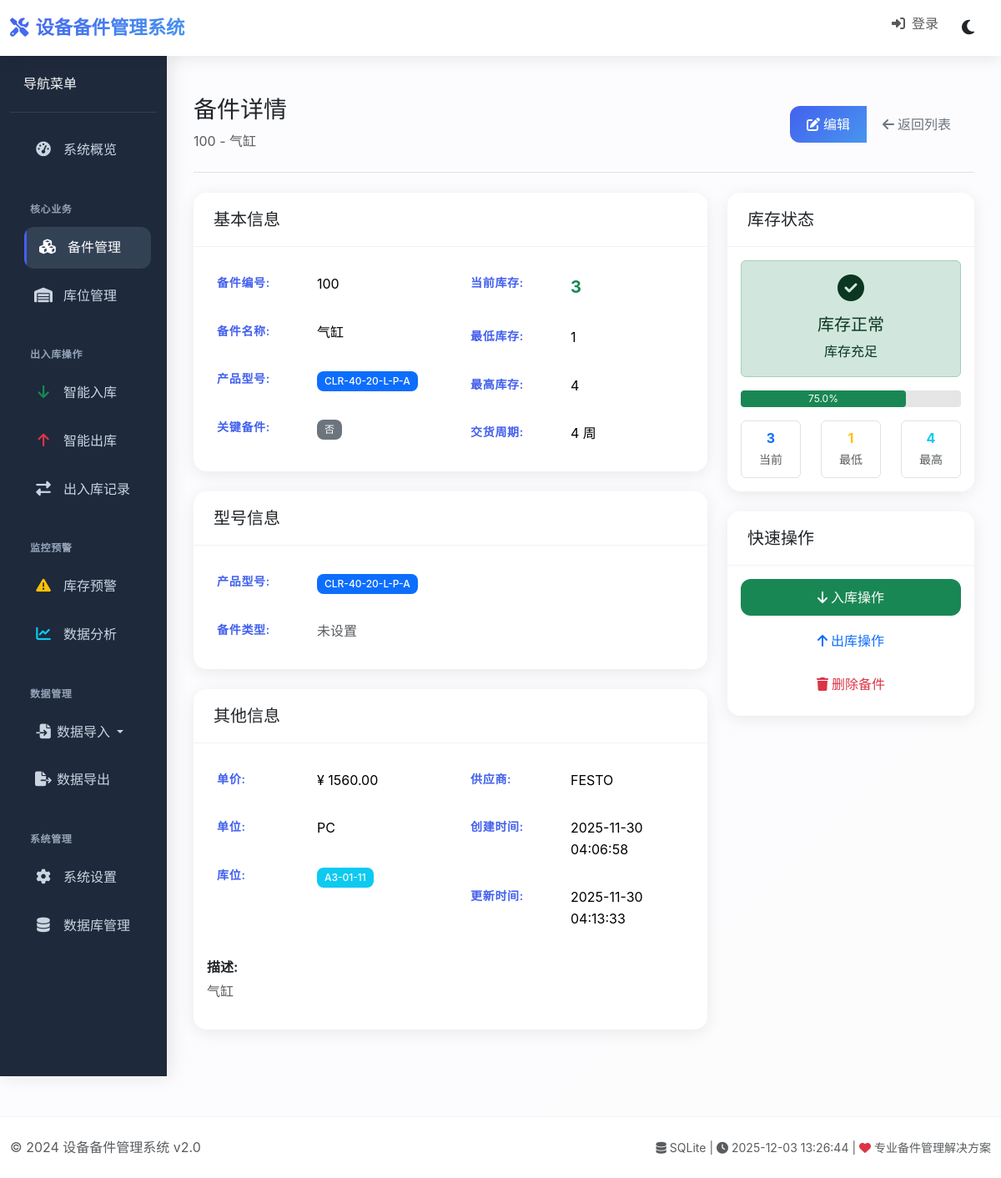
Screenshot of /part/13 with the database file from the repository.
### tables this page shows
CREATE TABLE spare_parts (
                id INTEGER PRIMARY KEY AUTOINCREMENT,
                part_no TEXT NOT NULL,
                name TEXT NOT NULL,
                type TEXT,
                product_model TEXT,  -- 新增字段
                current_stock INTEGER DEFAULT 0,
                min_stock INTEGER DEFAULT 0,
                max_stock INTEGER DEFAULT 0,
                key_part BOOLEAN DEFAULT FALSE,
                lt_weeks INTEGER DEFAULT 0,
                unit_price REAL DEFAULT 0.0,
                unit TEXT,
                location TEXT,
                supplier TEXT,
                description TEXT,
                created_date TIMESTAMP DEFAULT CURRENT_TIMESTAMP,
                updated_date TIMESTAMP DEFAULT CURRENT_TIMESTAMP,
                UNIQUE(part_no, name)
            );

### routes/parts_routes.py (the view)
    @app.route('/part/<int:part_id>')
    def part_detail(part_id):
        try:
            part = get_spare_part_by_id(part_id)
            if not part:
                flash('备件不存在', 'danger')
                return redirect(url_for('parts_list'))
            return render_template('part_detail.html', part=part)
        except Exception as e:
            app.logger.error(f"加载备件详情失败: {str(e)}")
            flash('加载备件详情失败', 'danger')
            return redirect(url_for('parts_list'))

### models/database.py (called while the page is built)
def get_spare_part_by_id(part_id):
    db_manager = DatabaseManager()
    with db_manager.get_connection() as conn:
        cursor = conn.execute('SELECT * FROM spare_parts WHERE id = ?', (part_id,))
        return cursor.fetchone()

    def _init_db(self):
        os.makedirs(os.path.dirname(self.db_path) if os.path.dirname(self.db_path) else '.', exist_ok=True)
        with self._get_raw_connection() as conn:
            conn.execute("PRAGMA foreign_keys = ON")
            conn.execute("PRAGMA journal_mode = WAL")
            conn.execute("PRAGMA synchronous = NORMAL")
            conn.execute("PRAGMA cache_size = 100000")
            conn.execute("PRAGMA temp_store = MEMORY")
            conn.execute("PRAGMA mmap_size = 268435456")
            conn.execute("PRAGMA page_size = 4096")
            conn.execute("PRAGMA busy_timeout = 10000")

    @contextmanager
    def _get_raw_connection(self):
        conn = None
        try:
            conn = sqlite3.connect(
                self.db_path,
                timeout=30.0,
                check_same_thread=False,
                isolation_level=None
            )
            conn.row_factory = sqlite3.Row
            yield conn
        finally:
            if conn:
                conn.close()

### templates/part_detail.html (shortened to what this page needs)
{% extends "base.html" %}
{% block content %}
<div class="d-flex justify-content-between flex-wrap flex-md-nowrap align-items-center pt-3 pb-4 mb-4 border-bottom">
    <div>
        <h1 class="h3 mb-2">备件详情</h1>
        <p class="text-muted mb-0">{{ part[1] }} - {{ part[2] }}</p>
    </div>
    <div class="btn-toolbar mb-2 mb-md-0">
        <div class="btn-group me-2">
            <a href="{{ url_for('edit_part', part_id=part[0]) }}" class="btn btn-primary">
                <i class="fas fa-edit me-1"></i>编辑
            </a>
            <a href="{{ url_for('parts_list') }}" class="btn btn-outline-secondary">
                <i class="fas fa-arrow-left me-1"></i>返回列表
            </a>
        </div>
    </div>
</div>
<div class="row">
    <div class="col-lg-8">
        <div class="card mb-4">
            <div class="card-header">
                <h5 class="card-title mb-0">基本信息</h5>
            </div>
            <div class="card-body">
                <div class="row">
                    <div class="col-md-6">
                        <table class="table table-borderless">
                            <tr>
                                <th width="120">备件编号:</th>
                                <td>{{ part[1] }}</td>
                            </tr>
                            <tr>
                                <th>备件名称:</th>
                                <td>{{ part[2] }}</td>
                            </tr>
                            <tr>
                                <th>产品型号:</th>
                                <td>
                                    {% if part[3] %}
                                    <span class="badge bg-primary">{{ part[3] }}</span>
                                    {% else %}
                                    <span class="text-muted">未设置</span>
                                    {% endif %}
                                </td>
                            </tr>
                            <tr>
                                <th>关键备件:</th>
                                <td>
                                    {% if part[8] %}
                                    <span class="badge bg-warning">是</span>
                                    {% else %}
                                    <span class="badge bg-secondary">否</span>
                                    {% endif %}
                                </td>
                            </tr>
                        </table>
                    </div>
                    <div class="col-md-6">
                        <table class="table table-borderless">
                            <tr>
                                <th width="120">当前库存:</th>
                                <td>
                                    <span class="fw-bold fs-5 {% if part[5] <= part[6] %}text-danger{% elif part[5] <= part[6] * 1.2 %}text-warning{% else %}text-success{% endif %}">
                                        {{ part[5] }}
                                    </span>
                                </td>
                            </tr>
                            <tr>
                                <th>最低库存:</th>
                                <td>{{ part[6] }}</td>
                            </tr>
                            <tr>
                                <th>最高库存:</th>
                                <td>{{ part[7] }}</td>
                            </tr>
                            <tr>
                                <th>交货周期:</th>
                                <td>{{ part[9] }} 周</td>
                            </tr>
                        </table>
                    </div>
                </div>
            </div>
        </div>
        <div class="card mb-4">
            <div class="card-header">
                <h5 class="card-title mb-0">型号信息</h5>
            </div>
            <div class="card-body">
                <div class="row">
                    <div class="col-md-6">
                        <table class="table table-borderless">
                            <tr>
                                <th width="120">产品型号:</th>
                                <td>
                                    {% if part[3] %}
                                    <span class="badge bg-primary">{{ part[3] }}</span>
                                    {% else %}
                                    <span class="text-muted">未设置</span>
                                    {% endif %}
                                </td>
                            </tr>
                            <tr>
                                <th>备件类型:</th>
                                <td>
                                    {% if part[4] %}
                                    <span class="badge bg-secondary">{{ part[4] }}</span>
                                    {% else %}
                                    <span class="text-muted">未设置</span>
                                    {% endif %}
                                </td>
                            </tr>
                        </table>
                    </div>
                </div>
            </div>
        </div>
        <div class="card mb-4">
            <div class="card-header">
                <h5 class="card-title mb-0">其他信息</h5>
            </div>
            <div class="card-body">
                <div class="row">
                    <div class="col-md-6">
                        <table class="table table-borderless">
                            <tr>
                                <th width="120">单价:</th>
                                <td>¥ {{ "%.2f"|format(part[10]) }}</td>
                            </tr>
                            <tr>
                                <th>单位:</th>
                                <td>{{ part[11] or '未设置' }}</td>
                            </tr>
                            <tr>
                                <th>库位:</th>
                                <td>
                                    {% if part[12] %}
                                    <span class="badge bg-info">{{ part[12] }}</span>
                                    {% else %}
                                    <span class="text-muted">未设置</span>
                                    {% endif %}
                                </td>
                            </tr>
                        </table>
                    </div>
                    <div class="col-md-6">
                        <table class="table table-borderless">
                            <tr>
                                <th width="120">供应商:</th>
                                <td>{{ part[13] or '未设置' }}</td>
                            </tr>
                            <tr>
                                <th>创建时间:</th>
                                <td>{{ part[15] }}</td>
                            </tr>
                            <tr>
                                <th>更新时间:</th>
                                <td>{{ part[16] }}</td>
                            </tr>
                        </table>
                    </div>
                </div>
                {% if part[14] %}
                <div class="mt-3">
                    <strong>描述:</strong>
                    <p class="text-muted mt-1">{{ part[14] }}</p>
                </div>
                {% endif %}
            </div>
        </div>
    </div>
    <div class="col-lg-4">
        <div class="card mb-4">
            <div class="card-header">
                <h5 class="card-title mb-0">库存状态</h5>
            </div>
            <div class="card-body text-center">
                {% if part[5] == 0 %}
                <div class="alert alert-danger">
                    <i class="fas fa-exclamation-triangle fa-2x mb-3"></i>
                    <h5>缺货</h5>
                    <p class="mb-0">当前库存为 0</p>
                </div>
                {% elif part[5] <= part[6] %}
                <div class="alert alert-warning">
                    <i class="fas fa-exclamation-circle fa-2x mb-3"></i>
                    <h5>低库存</h5>
                    <p class="mb-0">低于最低库存警戒线</p>
                </div>
                {% else %}
                <div class="alert alert-success">
                    <i class="fas fa-check-circle fa-2x mb-3"></i>
                    <h5>库存正常</h5>
                    <p class="mb-0">库存充足</p>
                </div>
                {% endif %}
                <div class="progress mb-3" style="height: 20px;">
                    {% set progress_percent = (part[5] / part[7] * 100) if part[7] > 0 else 0 %}
                    <div class="progress-bar
                        {% if part[5] <= part[6] %}bg-danger
                        {% elif part[5] <= part[6] * 1.2 %}bg-warning
                        {% else %}bg-success{% endif %}"
                         style="width: {{ progress_percent }}%">
                        {{ "%.1f"|format(progress_percent) }}%
                    </div>
                </div>
                <div class="row text-center">
                    <div class="col-4">
                        <div class="border rounded p-2">
                            <div class="text-primary fw-bold">{{ part[5] }}</div>
                            <small class="text-muted">当前</small>
                        </div>
                    </div>
                    <div class="col-4">
                        <div class="border rounded p-2">
                            <div class="text-warning fw-bold">{{ part[6] }}</div>
                            <small class="text-muted">最低</small>
                        </div>
                    </div>
                    <div class="col-4">
                        <div class="border rounded p-2">
                            <div class="text-info fw-bold">{{ part[7] }}</div>
                            <small class="text-muted">最高</small>
                        </div>
                    </div>
                </div>
            </div>
        </div>
        <div class="card">
            <div class="card-header">
                <h5 class="card-title mb-0">快速操作</h5>
            </div>
            <div class="card-body">
                <div class="d-grid gap-2">
                    <a href="{{ url_for('smart_inbound') }}?part_no={{ part[1] }}" class="btn btn-success">
                        <i class="fas fa-arrow-down me-1"></i>入库操作
                    </a>
                    <a href="{{ url_for('smart_outbound') }}?part_no={{ part[1] }}" class="btn btn-outline-primary">
                        <i class="fas fa-arrow-up me-1"></i>出库操作
                    </a>
                    <button type="button" class="btn btn-outline-danger"
                            onclick="confirmDelete({{ part[0] }}, '{{ part[2] }}')">
                        <i class="fas fa-trash me-1"></i>删除备件
                    </button>
                </div>
            </div>
        </div>
    </div>
</div>
{% endblock %}

### templates/base.html (style rules this page uses)
:root { --primary: #4361ee; --primary-dark: #3a56d4; --secondary: #6c757d; --success: #4cc9f0; --info: #4895ef; --warning: #f72585; --danger: #e63946; --light: #f8f9fa; --dark: #212529; --sidebar-bg: #1e293b; --sidebar-hover: #334155; --card-shadow: 0 4px 20px rgba(0,0,0,0.08); --transition: all 0.3s cubic-bezier(0.4, 0, 0.2, 1); }
body { font-family: -apple-system, BlinkMacSystemFont, 'Segoe UI', 'Microsoft YaHei', Roboto, Oxygen, Ubuntu, Cantarell, 'Open Sans', 'Helvetica Neue', sans-serif; background: linear-gradient(135deg, #667eea 0%, #764ba2 100%); min-height: 100vh; line-height: 1.6; font-weight: 400; }
.card { border: none; border-radius: 1rem; box-shadow: var(--card-shadow); transition: var(--transition); background: rgba(255, 255, 255, 0.95); margin-bottom: 1.5rem; overflow: hidden; }
.card-header { background: rgba(255, 255, 255, 0.9); border-bottom: 1px solid rgba(0,0,0,0.05); padding: 1.25rem 1.5rem; font-weight: 600; }
.table { --bs-table-bg: transparent; margin-bottom: 0; }
.table th { border-top: none; font-weight: 600; color: var(--primary); font-size: 0.875rem; text-transform: uppercase; letter-spacing: 0.05em; padding: 1rem 0.75rem; }
.table td { padding: 1rem 0.75rem; vertical-align: middle; border-color: rgba(0,0,0,0.05); }
.badge { font-size: 0.75em; padding: 0.5em 0.75em; font-weight: 500; border-radius: 0.5rem; }
.btn { border-radius: 0.75rem; font-weight: 500; padding: 0.625rem 1.25rem; transition: var(--transition); border: none; }
.btn-primary { background: linear-gradient(135deg, var(--primary), var(--info)); }
.progress { height: 8px; border-radius: 4px; background: rgba(0,0,0,0.1); }
.progress-bar { border-radius: 4px; }

### rows the page displays
spare_parts: part_no "100", name "气缸", type "CLR-40-20-L-P-A", current_stock "3", min_stock "1", max_stock "4", lt_weeks "4", unit_price "1560.00", unit "PC", location "A3-01-11", supplier "FESTO", created_date "2025-11-30 04:06:58", updated_date "2025-11-30 04:13:33", description "气缸"

### other values shown
{{ "%.1f"|format(progress_percent) }} "75.0"
